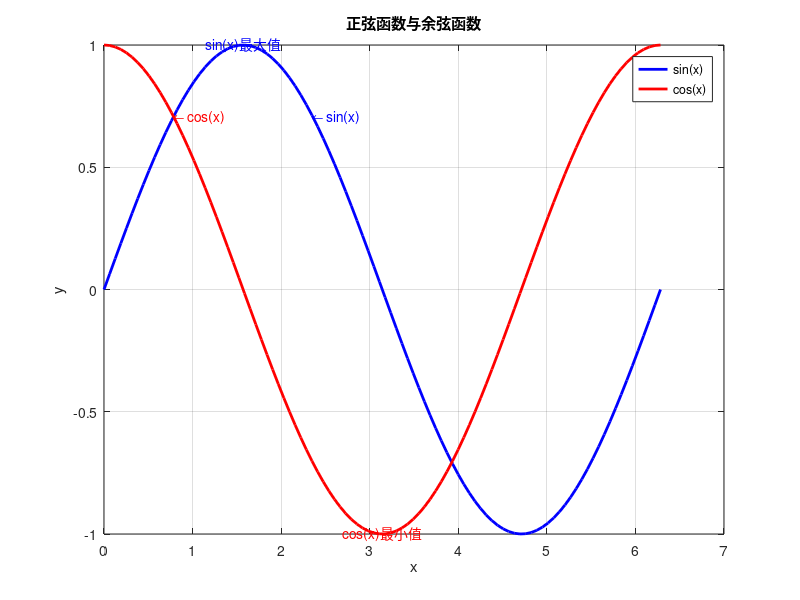
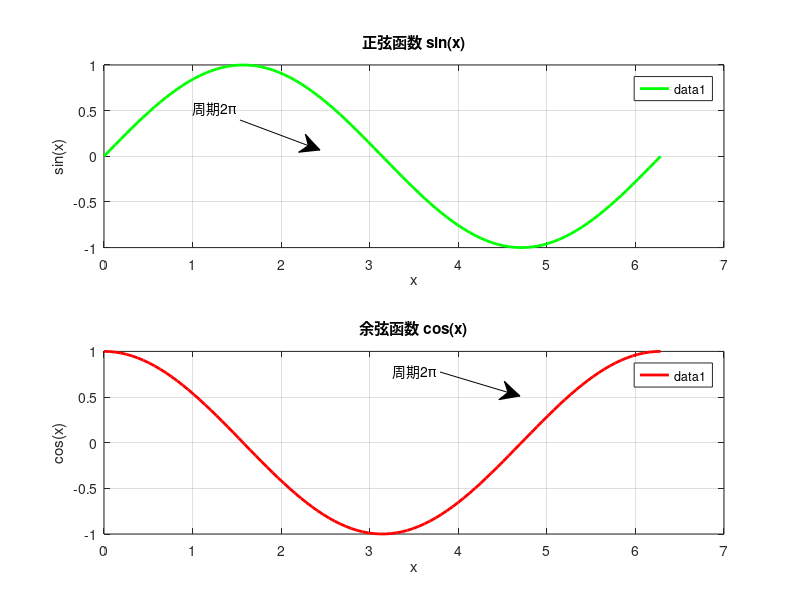

Source code (MATLAB) for these figures, in order: (Note: this script raises an error after producing the figures.)
%20241012120-张艺严

% 任务1
figure('Name', '正弦余弦曲线');

x = linspace(0, 2*pi, 100);
y_sin = sin(x);
y_cos = cos(x);

sin_line = plot(x, y_sin, 'Color', 'blue', 'LineWidth', 2, 'DisplayName', 'sin(x)');
hold on;
cos_line = plot(x, y_cos, 'Color', 'red', 'LineWidth', 2, 'DisplayName', 'cos(x)');

text(pi/2, 1, 'sin(x)最大值', 'Color', 'blue', 'HorizontalAlignment', 'center');
text(pi, -1, 'cos(x)最小值', 'Color', 'red', 'HorizontalAlignment', 'center');
text(3*pi/4, sin(3*pi/4), '\leftarrow sin(x)', 'Color', 'blue');
text(pi/4, cos(pi/4), '\leftarrow cos(x)', 'Color', 'red');

title('正弦函数与余弦函数');
xlabel('x');
ylabel('y');
legend;
grid on;

hold off;


% 任务2
figure('Name', '子图示例');

% 第一个子图：正弦曲线
subplot(2, 1, 1);  
x1 = linspace(0, 2*pi, 100);
y1 = sin(x1);
plot(x1, y1, 'Color', 'green', 'LineWidth', 2);
title('正弦函数 sin(x)');
xlabel('x');
ylabel('sin(x)');
grid on;
annotation('textarrow', [0.3, 0.4], [0.8, 0.75], 'String', '周期2\pi');

legend;
% 第二个子图：余弦曲线
subplot(2, 1, 2);  
x2 = linspace(0, 2*pi, 100);
y2 = cos(x2);
plot(x2, y2, 'Color', 'red', 'LineWidth', 2);
title('余弦函数 cos(x)');
xlabel('x');
ylabel('cos(x)');
grid on;
annotation('textarrow', [0.55, 0.65], [0.38, 0.34], 'String', '周期2\pi');

legend;

% 调整子图间距
sgtitle('正弦曲线与余弦曲线（子图展示）');
